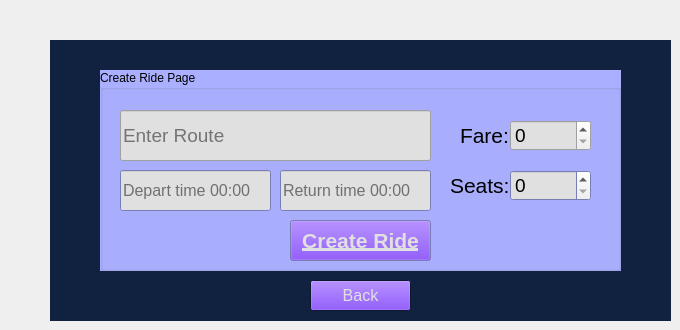
    <widget class="QWidget" name="page_8">
     <widget class="QWidget" name="index7" native="true">
      <property name="geometry">
       <rect>
        <x>50</x>
        <y>40</y>
        <width>621</width>
        <height>281</height>
       </rect>
      </property>
      <property name="palette">
       <palette>
        <active>
         <colorrole role="Window">
          <brush brushstyle="SolidPattern">
           <color alpha="255">
            <red>17</red>
            <green>34</green>
            <blue>64</blue>
           </color>
          </brush>
         </colorrole>
        </active>
        <inactive>
         <colorrole role="Window">
          <brush brushstyle="SolidPattern">
           <color alpha="255">
            <red>17</red>
            <green>34</green>
            <blue>64</blue>
           </color>
          </brush>
         </colorrole>
        </inactive>
        <disabled>
         <colorrole role="Base">
          <brush brushstyle="SolidPattern">
           <color alpha="255">
            <red>17</red>
            <green>34</green>
            <blue>64</blue>
           </color>
          </brush>
         </colorrole>
         <colorrole role="Window">
          <brush brushstyle="SolidPattern">
           <color alpha="255">
            <red>17</red>
            <green>34</green>
            <blue>64</blue>
           </color>
          </brush>
         </colorrole>
        </disabled>
       </palette>
      </property>
      <property name="autoFillBackground">
       <bool>true</bool>
      </property>
      <widget class="QGroupBox" name="groupBox_7">
       <property name="geometry">
        <rect>
         <x>50</x>
         <y>30</y>
         <width>521</width>
         <height>201</height>
        </rect>
       </property>
       <property name="palette">
        <palette>
         <active>
          <colorrole role="Window">
           <brush brushstyle="SolidPattern">
            <color alpha="255">
             <red>170</red>
             <green>175</green>
             <blue>255</blue>
            </color>
           </brush>
          </colorrole>
         </active>
         <inactive>
          <colorrole role="Window">
           <brush brushstyle="SolidPattern">
            <color alpha="255">
             <red>170</red>
             <green>175</green>
             <blue>255</blue>
            </color>
           </brush>
          </colorrole>
         </inactive>
         <disabled>
          <colorrole role="Base">
           <brush brushstyle="SolidPattern">
            <color alpha="255">
             <red>170</red>
             <green>175</green>
             <blue>255</blue>
            </color>
           </brush>
          </colorrole>
          <colorrole role="Window">
           <brush brushstyle="SolidPattern">
            <color alpha="255">
             <red>170</red>
             <green>175</green>
             <blue>255</blue>
            </color>
           </brush>
          </colorrole>
         </disabled>
        </palette>
       </property>
       <property name="autoFillBackground">
        <bool>true</bool>
       </property>
       <property name="title">
        <string>Create Ride Page</string>
       </property>
       <widget class="QLineEdit" name="rideRouteEdit">
        <property name="geometry">
         <rect>
          <x>20</x>
          <y>40</y>
          <width>311</width>
          <height>51</height>
         </rect>
        </property>
        <property name="palette">
         <palette>
          <active>
           <colorrole role="Text">
            <brush brushstyle="SolidPattern">
             <color alpha="255">
              <red>7</red>
              <green>7</green>
              <blue>7</blue>
             </color>
            </brush>
           </colorrole>
           <colorrole role="Base">
            <brush brushstyle="SolidPattern">
             <color alpha="255">
              <red>224</red>
              <green>224</green>
              <blue>224</blue>
             </color>
            </brush>
           </colorrole>
           <colorrole role="Window">
            <brush brushstyle="SolidPattern">
             <color alpha="255">
              <red>224</red>
              <green>224</green>
              <blue>224</blue>
             </color>
            </brush>
           </colorrole>
           <colorrole role="PlaceholderText">
            <brush brushstyle="SolidPattern">
             <color alpha="128">
              <red>7</red>
              <green>7</green>
              <blue>7</blue>
             </color>
            </brush>
           </colorrole>
          </active>
          <inactive>
           <colorrole role="Text">
            <brush brushstyle="SolidPattern">
             <color alpha="255">
              <red>7</red>
              <green>7</green>
              <blue>7</blue>
             </color>
            </brush>
           </colorrole>
           <colorrole role="Base">
            <brush brushstyle="SolidPattern">
             <color alpha="255">
              <red>224</red>
              <green>224</green>
              <blue>224</blue>
             </color>
            </brush>
           </colorrole>
           <colorrole role="Window">
            <brush brushstyle="SolidPattern">
             <color alpha="255">
              <red>224</red>
              <green>224</green>
              <blue>224</blue>
             </color>
            </brush>
           </colorrole>
           <colorrole role="PlaceholderText">
            <brush brushstyle="SolidPattern">
             <color alpha="128">
              <red>7</red>
              <green>7</green>
              <blue>7</blue>
             </color>
            </brush>
           </colorrole>
          </inactive>
          <disabled>
           <colorrole role="Base">
            <brush brushstyle="SolidPattern">
             <color alpha="255">
              <red>224</red>
              <green>224</green>
              <blue>224</blue>
             </color>
            </brush>
           </colorrole>
           <colorrole role="Window">
            <brush brushstyle="SolidPattern">
             <color alpha="255">
              <red>224</red>
              <green>224</green>
              <blue>224</blue>
             </color>
            </brush>
           </colorrole>
           <colorrole role="PlaceholderText">
            <brush brushstyle="SolidPattern">
             <color alpha="128">
              <red>7</red>
              <green>7</green>
              <blue>7</blue>
             </color>
            </brush>
           </colorrole>
          </disabled>
         </palette>
        </property>
        <property name="font">
         <font>
          <pointsize>14</pointsize>
          <bold>false</bold>
         </font>
        </property>
        <property name="tabletTracking">
         <bool>true</bool>
        </property>
        <property name="autoFillBackground">
         <bool>false</bool>
        </property>
        <property name="text">
         <string/>
        </property>
        <property name="placeholderText">
         <string>Enter Route </string>
        </property>
       </widget>
       <widget class="QLineEdit" name="departureTimeEdit">
        <property name="geometry">
         <rect>
          <x>20</x>
          <y>100</y>
          <width>151</width>
          <height>41</height>
         </rect>
        </property>
        <property name="palette">
         <palette>
          <active>
           <colorrole role="Base">
            <brush brushstyle="SolidPattern">
             <color alpha="255">
              <red>224</red>
              <green>224</green>
              <blue>224</blue>
             </color>
            </brush>
           </colorrole>
          </active>
          <inactive>
           <colorrole role="Base">
            <brush brushstyle="SolidPattern">
             <color alpha="255">
              <red>224</red>
              <green>224</green>
              <blue>224</blue>
             </color>
            </brush>
           </colorrole>
          </inactive>
          <disabled/>
         </palette>
        </property>
        <property name="font">
         <font>
          <pointsize>12</pointsize>
          <bold>false</bold>
         </font>
        </property>
        <property name="placeholderText">
         <string>Depart time 00:00</string>
        </property>
       </widget>
       <widget class="QLineEdit" name="returnTimeEdit">
        <property name="geometry">
         <rect>
          <x>180</x>
          <y>100</y>
          <width>151</width>
          <height>41</height>
         </rect>
        </property>
        <property name="palette">
         <palette>
          <active>
           <colorrole role="Base">
            <brush brushstyle="SolidPattern">
             <color alpha="255">
              <red>224</red>
              <green>224</green>
              <blue>224</blue>
             </color>
            </brush>
           </colorrole>
          </active>
          <inactive>
           <colorrole role="Base">
            <brush brushstyle="SolidPattern">
             <color alpha="255">
              <red>224</red>
              <green>224</green>
              <blue>224</blue>
             </color>
            </brush>
           </colorrole>
          </inactive>
          <disabled/>
         </palette>
        </property>
        <property name="font">
         <font>
          <pointsize>12</pointsize>
          <bold>false</bold>
         </font>
        </property>
        <property name="autoFillBackground">
         <bool>false</bool>
        </property>
        <property name="text">
         <string/>
        </property>
        <property name="placeholderText">
         <string>Return time 00:00</string>
        </property>
       </widget>
       <widget class="QSpinBox" name="seatsSpinBox">
        <property name="geometry">
         <rect>
          <x>410</x>
          <y>100</y>
          <width>81</width>
          <height>31</height>
         </rect>
        </property>
        <property name="palette">
         <palette>
          <active>
           <colorrole role="Base">
            <brush brushstyle="SolidPattern">
             <color alpha="255">
              <red>224</red>
              <green>224</green>
              <blue>224</blue>
             </color>
            </brush>
           </colorrole>
          </active>
          <inactive>
           <colorrole role="Base">
            <brush brushstyle="SolidPattern">
             <color alpha="255">
              <red>224</red>
              <green>224</green>
              <blue>224</blue>
             </color>
            </brush>
           </colorrole>
          </inactive>
          <disabled/>
         </palette>
        </property>
        <property name="font">
         <font>
          <family>Tahoma</family>
          <pointsize>14</pointsize>
          <bold>false</bold>
         </font>
        </property>
       </widget>
       <widget class="QLabel" name="numberOfSeats">
        <property name="geometry">
         <rect>
          <x>350</x>
          <y>90</y>
          <width>71</width>
          <height>51</height>
         </rect>
        </property>
        <property name="font">
         <font>
          <family>Tahoma</family>
          <pointsize>16</pointsize>
          <bold>false</bold>
         </font>
        </property>
        <property name="text">
         <string>Seats:</string>
        </property>
       </widget>
       <widget class="QLabel" name="label_2">
        <property name="geometry">
         <rect>
          <x>360</x>
          <y>40</y>
          <width>51</width>
          <height>51</height>
         </rect>
        </property>
        <property name="font">
         <font>
          <family>Tahoma</family>
          <pointsize>16</pointsize>
          <bold>false</bold>
         </font>
        </property>
        <property name="text">
         <string>Fare:</string>
        </property>
       </widget>
       <widget class="QDoubleSpinBox" name="fareSpinBox">
        <property name="geometry">
         <rect>
          <x>410</x>
          <y>50</y>
          <width>81</width>
          <height>31</height>
         </rect>
        </property>
        <property name="palette">
         <palette>
          <active>
           <colorrole role="Base">
            <brush brushstyle="SolidPattern">
             <color alpha="255">
              <red>224</red>
              <green>224</green>
              <blue>224</blue>
             </color>
            </brush>
           </colorrole>
           <colorrole role="Window">
            <brush brushstyle="SolidPattern">
             <color alpha="255">
              <red>224</red>
              <green>224</green>
              <blue>224</blue>
             </color>
            </brush>
           </colorrole>
          </active>
          <inactive>
           <colorrole role="Base">
            <brush brushstyle="SolidPattern">
             <color alpha="255">
              <red>224</red>
              <green>224</green>
              <blue>224</blue>
             </color>
            </brush>
           </colorrole>
           <colorrole role="Window">
            <brush brushstyle="SolidPattern">
             <color alpha="255">
              <red>224</red>
              <green>224</green>
              <blue>224</blue>
             </color>
            </brush>
           </colorrole>
          </inactive>
          <disabled>
           <colorrole role="Base">
            <brush brushstyle="SolidPattern">
             <color alpha="255">
              <red>224</red>
              <green>224</green>
              <blue>224</blue>
             </color>
            </brush>
           </colorrole>
           <colorrole role="Window">
            <brush brushstyle="SolidPattern">
             <color alpha="255">
              <red>224</red>
              <green>224</green>
              <blue>224</blue>
             </color>
            </brush>
           </colorrole>
          </disabled>
         </palette>
        </property>
        <property name="font">
         <font>
          <family>Tahoma</family>
          <pointsize>14</pointsize>
          <bold>false</bold>
         </font>
        </property>
        <property name="decimals">
         <number>0</number>
        </property>
        <property name="maximum">
         <double>500.000000000000000</double>
        </property>
        <property name="singleStep">
         <double>10.000000000000000</double>
        </property>
       </widget>
       <widget class="QPushButton" name="createRideButton">
        <property name="geometry">
         <rect>
          <x>190</x>
          <y>150</y>
          <width>141</width>
          <height>41</height>
         </rect>
        </property>
        <property name="palette">
         <palette>
          <active>
           <colorrole role="Button">
            <brush brushstyle="SolidPattern">
             <color alpha="255">
              <red>85</red>
              <green>0</green>
              <blue>255</blue>
             </color>
            </brush>
           </colorrole>
           <colorrole role="ButtonText">
            <brush brushstyle="SolidPattern">
             <color alpha="255">
              <red>224</red>
              <green>224</green>
              <blue>224</blue>
             </color>
            </brush>
           </colorrole>
          </active>
          <inactive>
           <colorrole role="Button">
            <brush brushstyle="SolidPattern">
             <color alpha="255">
              <red>85</red>
              <green>0</green>
              <blue>255</blue>
             </color>
            </brush>
           </colorrole>
           <colorrole role="ButtonText">
            <brush brushstyle="SolidPattern">
             <color alpha="255">
              <red>224</red>
              <green>224</green>
              <blue>224</blue>
             </color>
            </brush>
           </colorrole>
          </inactive>
          <disabled>
           <colorrole role="Button">
            <brush brushstyle="SolidPattern">
             <color alpha="255">
              <red>85</red>
              <green>0</green>
              <blue>255</blue>
             </color>
            </brush>
           </colorrole>
          </disabled>
         </palette>
        </property>
        <property name="font">
         <font>
          <family>Tahoma</family>
          <pointsize>16</pointsize>
          <bold>true</bold>
          <underline>true</underline>
         </font>
        </property>
        <property name="text">
         <string>Create Ride</string>
        </property>
       </widget>
      </widget>
      <widget class="QPushButton" name="createRideBackButton">
       <property name="geometry">
        <rect>
         <x>260</x>
         <y>240</y>
         <width>101</width>
         <height>31</height>
        </rect>
       </property>
       <property name="palette">
        <palette>
         <active>
          <colorrole role="Button">
           <brush brushstyle="SolidPattern">
            <color alpha="255">
             <red>85</red>
             <green>0</green>
             <blue>255</blue>
            </color>
           </brush>
          </colorrole>
          <colorrole role="ButtonText">
           <brush brushstyle="SolidPattern">
            <color alpha="255">
             <red>224</red>
             <green>224</green>
             <blue>224</blue>
            </color>
           </brush>
          </colorrole>
         </active>
         <inactive>
          <colorrole role="Button">
           <brush brushstyle="SolidPattern">
            <color alpha="255">
             <red>85</red>
             <green>0</green>
             <blue>255</blue>
            </color>
           </brush>
          </colorrole>
          <colorrole role="ButtonText">
           <brush brushstyle="SolidPattern">
            <color alpha="255">
             <red>224</red>
             <green>224</green>
             <blue>224</blue>
            </color>
           </brush>
          </colorrole>
         </inactive>
         <disabled>
          <colorrole role="Button">
           <brush brushstyle="SolidPattern">
            <color alpha="255">
             <red>85</red>
             <green>0</green>
             <blue>255</blue>
            </color>
           </brush>
          </colorrole>
         </disabled>
        </palette>
       </property>
       <property name="font">
        <font>
         <family>Tahoma</family>
         <pointsize>12</pointsize>
         <bold>false</bold>
        </font>
       </property>
       <property name="text">
        <string>Back</string>
       </property>
      </widget>
     </widget>
    </widget>
